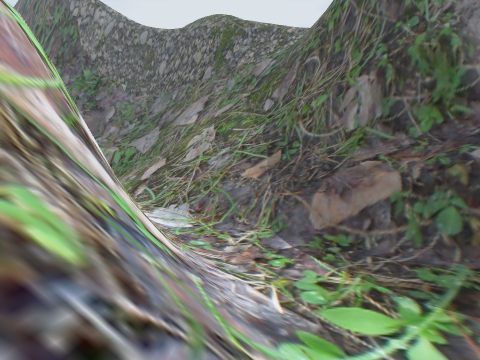
view 1 (above)

16 first-person views from a walk through a scene from a Unity 3-D project. The camera is 1.4 m above the floor, looks level and sees 85° across. The floor is counted in squares, 2 m on a side. Each view is taken from the middle of a square. On the plan, view 1 faces up. The plan holds only what a view shows up to about 9 squares ahead; the rest is blank. The place goes on beyond the plan. Some trees and plants on the terrain are drawn as simple stand-ins. The player character is not drawn.

view 2
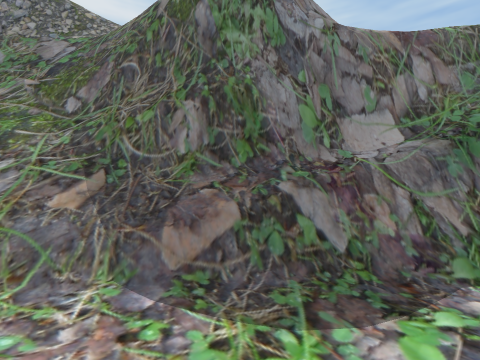

view 3
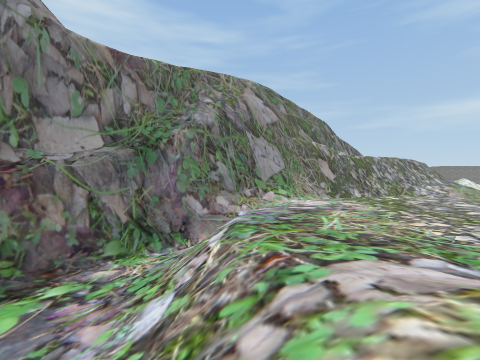

view 4
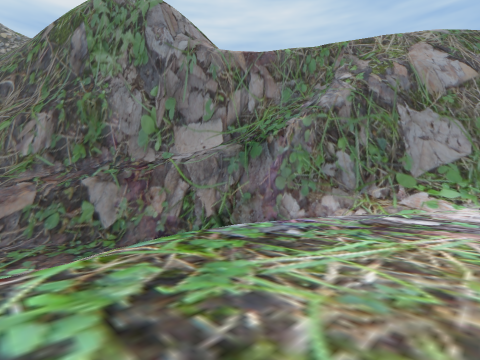

view 5
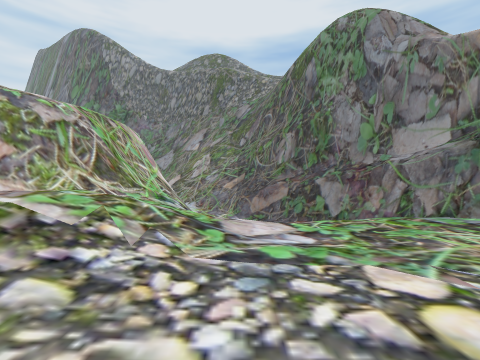

view 6
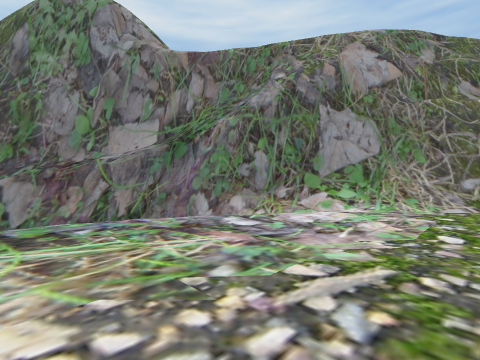

view 7
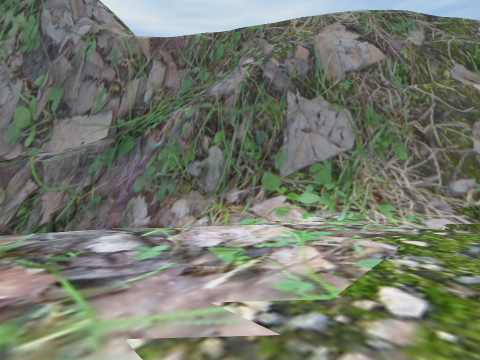

view 8
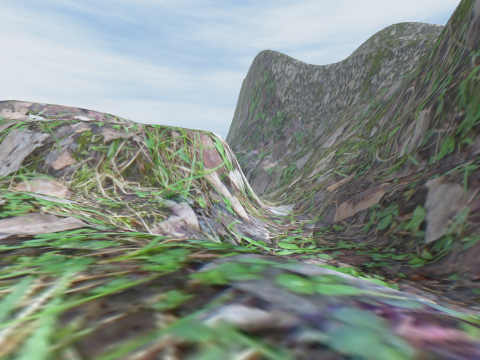

view 9
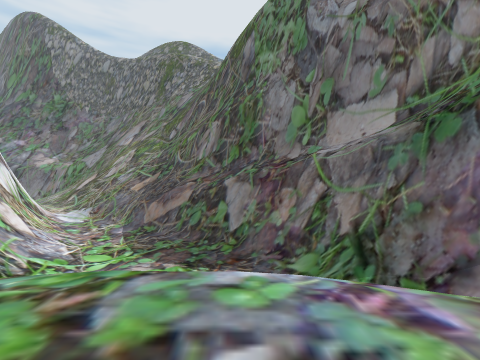

view 10
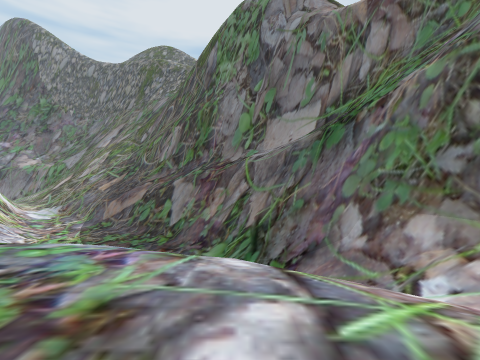

view 11
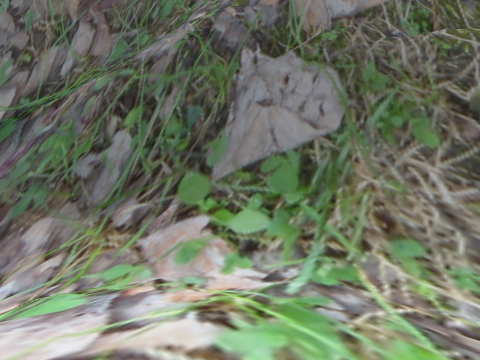

view 12
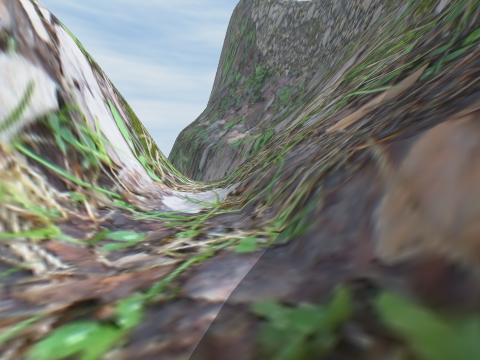

view 13
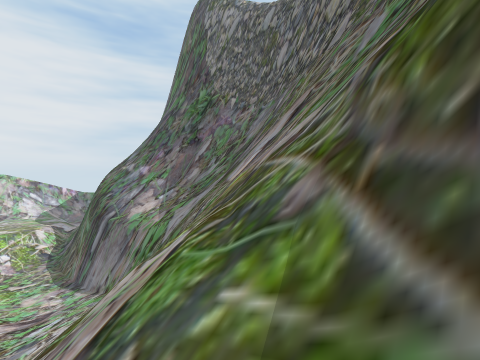

view 14
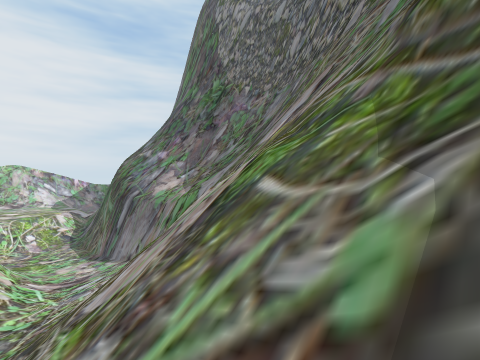

view 15
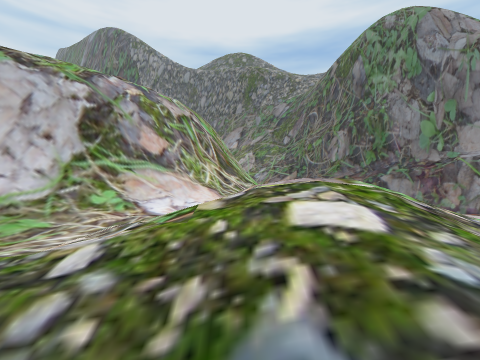

view 16
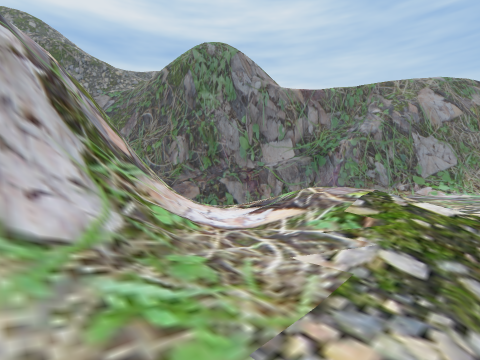

### Floor plan
Key: @ floor where view 1 was taken; # wall or solid block; . main floor; - floor 0.75 m lower than the main floor; : floor 1 m higher than the main floor; _ floor 1.5 m lower than the main floor; < floor 2.25 m lower than the main floor; ( floor 3 m lower than the main floor; / step, stairs or slope; = window, fence, low wall or low ledge; v drop or lower ground.
Columns run from 5 left of view 1 to 18 right of it. Each row starts with its distance up from view 1.
 18  vvv
 17    vv
 16  ##
 15 =### v
 14  ==###
 13 ##=#=##
 12    /=##
 11 //////##
 10 ///////##
  9 _//////###
  8 #/_////###
  7 ##/_/////###
  6  ##/</=#//###  v
  5   ##/(<=#v#=###vv
  4    #/((((###=###v/
  3    ##/((((=##==##v
  2    ##/(((((/##==##v
  1   ##///(((((/##==##v
  0   ##/@ (//(((/##==#v
 -1   #/./////// /=####v
 -2  ##/.////--// //###v
 -3 ##/../..----.///####
 -4 //./:/.----.../-/####
 -5 /..///.----.....-=# ##v
 -6 -////.-----.....-/#  ###
 -7    /  -  --..... /#   #

Positions as (right, up) in squares from view 1, and headings:
1: (0, 0), facing up
2: (-1, 1), facing up-right
3: (-1, -2), facing right
4: (2, -5), facing up-right
5: (1, -7), facing up
6: (4, -7), facing up-right
7: (6, -7), facing up-right
8: (6, -4), facing up-left
9: (5, -4), facing up
10: (7, -5), facing up
11: (9, -6), facing up-right
12: (2, 4), facing up-left
13: (1, 10), facing up-left
14: (1, 9), facing up-left
15: (-2, -7), facing up
16: (-5, -6), facing up-right
